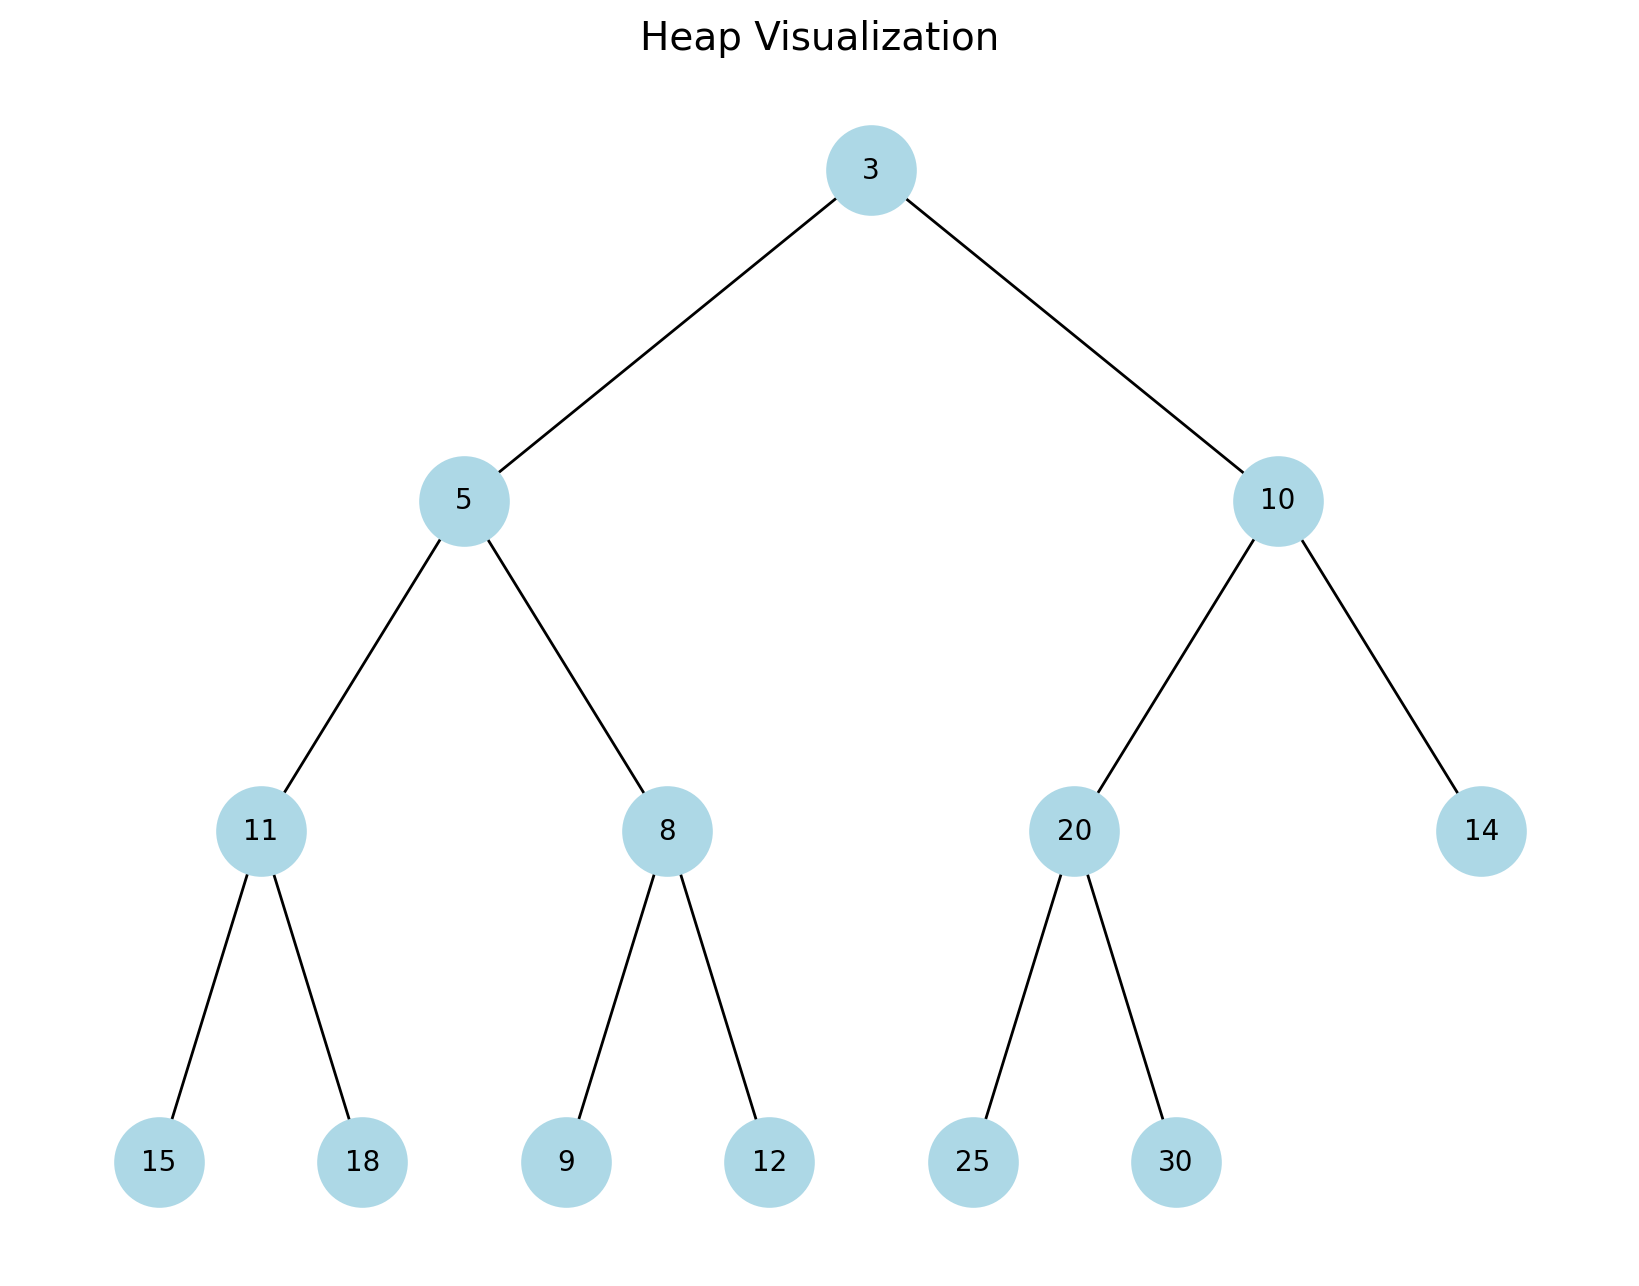

Generate this figure with Python:
import matplotlib
matplotlib.use("Agg")            # <— add this
import networkx as nx
import matplotlib.pyplot as plt

def draw_heap(heap):
    G = nx.DiGraph()
    for i, value in enumerate(heap):
        G.add_node(i, label=str(value))
        left, right = 2*i+1, 2*i+2
        if left < len(heap):  G.add_edge(i, left)
        if right < len(heap): G.add_edge(i, right)

    pos = hierarchy_pos(G, 0)
    labels = nx.get_node_attributes(G, 'label')

    plt.figure(figsize=(8, 6))
    nx.draw(G, pos, with_labels=True, labels=labels,
            node_size=1000, node_color='lightblue',
            font_size=10, arrows=False)
    plt.title("Heap Visualization", fontsize=14)
    plt.savefig("heap.png", bbox_inches="tight", dpi=200)   # <— save instead of show
    print("Saved to heap.png")

def hierarchy_pos(G, root, width=1.0, vert_gap=0.2, vert_loc=0, xcenter=0.5):
    def _hierarchy_pos(node, xcenter, width, pos, level=0):
        pos[node] = (xcenter, vert_loc - level * vert_gap)
        children = list(G.neighbors(node))
        if children:
            dx = width / len(children)
            x = xcenter - width/2 + dx/2
            for c in children:
                pos = _hierarchy_pos(c, x, dx, pos, level+1)
                x += dx
        return pos
    return _hierarchy_pos(root, xcenter, width, {})

heap_array = [3, 5, 10, 11, 8, 20, 14, 15, 18, 9, 12, 25, 30]
draw_heap(heap_array)
